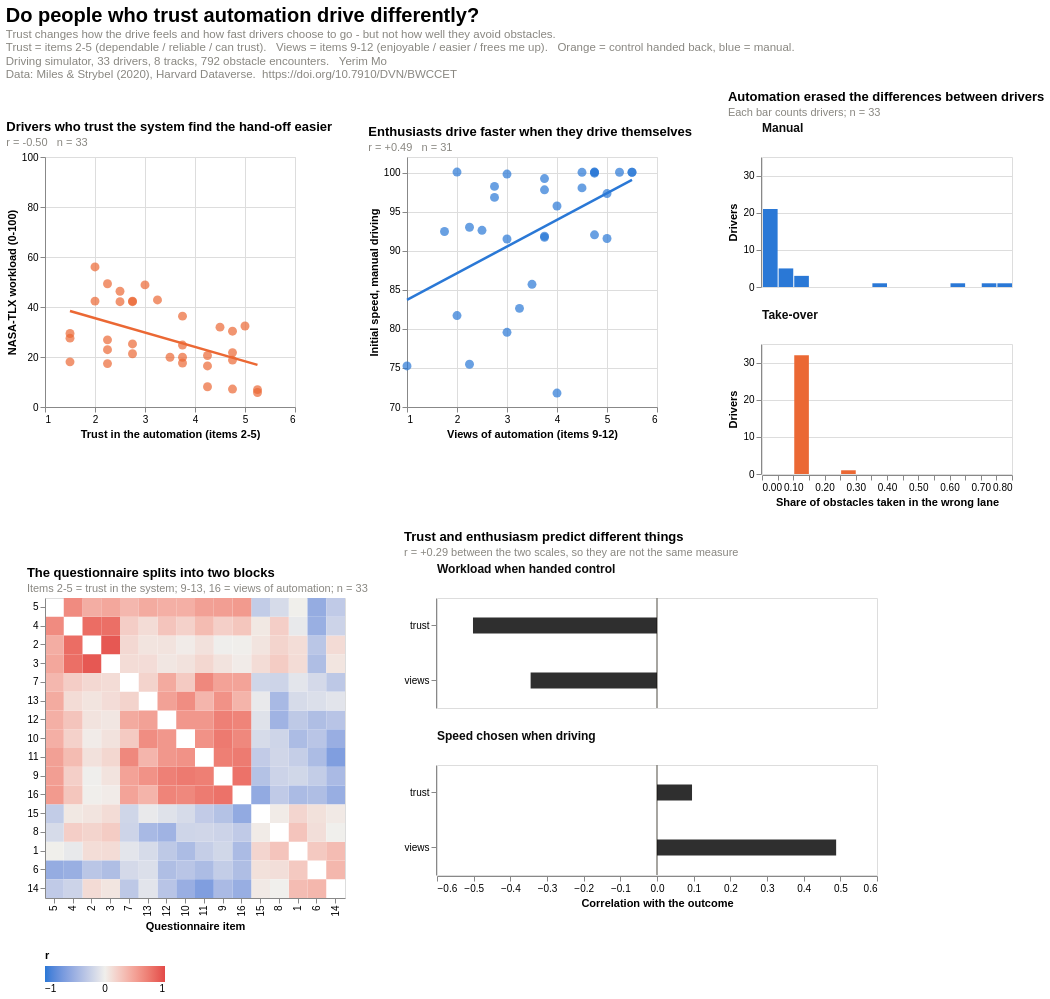

Here is the notebook cell this chart was saved with:
### Code cell
poster = alt.vconcat(
    alt.hconcat(chart1, chart2, chart3, spacing=34),
    alt.hconcat(chart4, chart5, spacing=34),
    spacing=24
).properties(
    title=alt.Title(
        "Do people who trust automation drive differently?",
        subtitle=[
            "Trust changes how the drive feels and how fast drivers choose to go - but not how well they avoid obstacles.",
            "Trust = items 2-5 (dependable / reliable / can trust).   Views = items 9-12 (enjoyable / easier / frees me up).   Orange = control handed back, blue = manual.",
            "Driving simulator, 33 drivers, 8 tracks, 792 obstacle encounters.   Yerim Mo",
            "Data: Miles & Strybel (2020), Harvard Dataverse.  https://doi.org/10.7910/DVN/BWCCET",
        ],
        anchor="start", fontSize=20, subtitleFontSize=11.5,
        subtitleColor=MUTED, offset=10)
).configure_view(
    stroke=None
).configure_axis(
    grid=True, gridColor=GRID, gridWidth=0.8,
    domainColor="#c3c2b7", tickColor="#c3c2b7",
    labelColor="#52514e", titleColor=INK,
    labelFontSize=10.5, titleFontSize=11
).configure_legend(
    labelColor="#52514e", titleColor=INK
).configure_title(
    color=INK
).configure(
    background="#ffffff"
)

poster

### Figure 1 — Vega-Lite specification as saved in the notebook (floating-point values rounded to 4 significant figures; data arrays with more than 128 entries replaced by an {"elided": "..."} marker saying what was removed)
{"config": {"view": {"continuousWidth": 300, "continuousHeight": 300}, "background": "#ffffff"}, "vconcat": [{"hconcat": [{"layer": [{"mark": {"type": "circle", "color": "#eb6834", "opacity": 0.7, "size": 80}, "encoding": {"x": {"field": "trust", "scale": {"domain": [1, 6]}, "title": "Trust in the automation (items 2-5)", "type": "quantitative"}, "y": {"field": "workload", "scale": {"domain": [0, 100]}, "title": "NASA-TLX workload (0-100)", "type": "quantitative"}}}, {"mark": {"type": "line", "color": "#eb6834", "size": 2.5}, "encoding": {"x": {"field": "trust", "scale": {"domain": [1, 6]}, "title": "Trust in the automation (items 2-5)", "type": "quantitative"}, "y": {"field": "workload", "scale": {"domain": [0, 100]}, "title": "NASA-TLX workload (0-100)", "type": "quantitative"}}, "transform": [{"on": "trust", "regression": "workload"}]}], "data": {"name": "data-214c29b0516fd61fff7f3366bf978fc4"}, "height": 250, "title": {"text": "Drivers who trust the system find the hand-off easier", "anchor": "start", "fontSize": 13, "subtitle": "r = -0.50   n = 33", "subtitleColor": "#898781", "subtitleFontSize": 11}, "width": 250}, {"layer": [{"mark": {"type": "circle", "color": "#2a78d6", "opacity": 0.7, "size": 80}, "encoding": {"x": {"field": "views", "scale": {"domain": [1, 6]}, "title": "Views of automation (items 9-12)", "type": "quantitative"}, "y": {"field": "initspeed_manual", "scale": {"domain": [70, 102]}, "title": "Initial speed, manual driving", "type": "quantitative"}}}, {"mark": {"type": "line", "color": "#2a78d6", "size": 2.5}, "encoding": {"x": {"field": "views", "scale": {"domain": [1, 6]}, "title": "Views of automation (items 9-12)", "type": "quantitative"}, "y": {"field": "initspeed_manual", "scale": {"domain": [70, 102]}, "title": "Initial speed, manual driving", "type": "quantitative"}}, "transform": [{"on": "views", "regression": "initspeed_manual"}]}], "data": {"name": "data-63a1c62265e802c298311ca6c63168f6"}, "height": 250, "title": {"text": "Enthusiasts drive faster when they drive themselves", "anchor": "start", "fontSize": 13, "subtitle": "r = +0.49   n = 31", "subtitleColor": "#898781", "subtitleFontSize": 11}, "width": 250}, {"data": {"name": "data-5e6bd67e3d6b5e3033d3145211920012"}, "facet": {"row": {"field": "condition", "header": {"labelAnchor": "start", "labelAngle": 0, "labelColor": "#0b0b0b", "labelFontSize": 12, "labelFontWeight": 600, "labelOrient": "top"}, "sort": ["Manual", "Take-over"], "title": null, "type": "nominal"}}, "spec": {"mark": {"type": "bar"}, "encoding": {"color": {"field": "condition", "legend": null, "scale": {"domain": ["Take-over", "Manual"], "range": ["#eb6834", "#2a78d6"]}, "type": "nominal"}, "x": {"bin": {"extent": [0, 0.8], "step": 0.05}, "field": "rate", "title": "Share of obstacles taken in the wrong lane", "type": "quantitative"}, "y": {"aggregate": "count", "axis": {"format": "d"}, "title": "Drivers", "type": "quantitative"}}, "height": 130, "width": 250}, "title": {"text": "Automation erased the differences between drivers", "anchor": "start", "fontSize": 13, "subtitle": "Each bar counts drivers; n = 33", "subtitleColor": "#898781", "subtitleFontSize": 11}}], "spacing": 34}, {"hconcat": [{"data": {"name": "data-14169835fa003ea37aef86a274ea43f4"}, "mark": {"type": "rect"}, "encoding": {"color": {"field": "r", "legend": {"direction": "horizontal", "gradientLength": 120, "orient": "bottom", "title": "r"}, "scale": {"domain": [-1, 0, 1], "interpolate": "lab", "range": ["#2a78d6", "#f0efec", "#e34948"]}, "type": "quantitative"}, "x": {"field": "item_x", "sort": ["5", "4", "2", "3", "7", "13", "12", "10", "11", "9", "16", "15", "8", "1", "6", "14"], "title": "Questionnaire item", "type": "ordinal"}, "y": {"field": "item_y", "sort": ["5", "4", "2", "3", "7", "13", "12", "10", "11", "9", "16", "15", "8", "1", "6", "14"], "title": null, "type": "ordinal"}}, "height": 300, "title": {"text": "The questionnaire splits into two blocks", "anchor": "start", "fontSize": 13, "subtitle": "Items 2-5 = trust in the system; 9-13, 16 = views of automation; n = 33", "subtitleColor": "#898781", "subtitleFontSize": 11}, "width": 300}, {"data": {"name": "data-03e8ee2d330b635420036b2d216963c4"}, "facet": {"row": {"field": "outcome", "header": {"labelAnchor": "start", "labelAngle": 0, "labelColor": "#0b0b0b", "labelFontSize": 12, "labelFontWeight": 600, "labelOrient": "top"}, "sort": ["Workload when handed control", "Speed chosen when driving"], "title": null, "type": "nominal"}}, "spec": {"layer": [{"mark": {"type": "rule", "color": "#898781", "size": 1}, "encoding": {"x": {"datum": 0}}}, {"mark": {"type": "bar", "color": "#0b0b0b", "height": 16, "opacity": 0.85}, "encoding": {"x": {"field": "r", "scale": {"domain": [-0.6, 0.6]}, "title": "Correlation with the outcome", "type": "quantitative"}, "y": {"field": "predictor", "sort": ["trust", "views"], "title": null, "type": "nominal"}}}], "height": 110, "width": 440}, "title": {"text": "Trust and enthusiasm predict different things", "anchor": "start", "fontSize": 13, "subtitle": "r = +0.29 between the two scales, so they are not the same measure", "subtitleColor": "#898781", "subtitleFontSize": 11}}], "spacing": 34}], "spacing": 24, "title": {"text": "Do people who trust automation drive differently?", "anchor": "start", "fontSize": 20, "offset": 10, "subtitle": ["Trust changes how the drive feels and how fast drivers choose to go - but not how well they avoid obstacles.", "Trust = items 2-5 (dependable / reliable / can trust).   Views = items 9-12 (enjoyable / easier / frees me up).   Orange = control handed back, blue = manual.", "Driving simulator, 33 drivers, 8 tracks, 792 obstacle encounters.   Yerim Mo", "Data: Miles & Strybel (2020), Harvard Dataverse.  https://doi.org/10.7910/DVN/BWCCET"], "subtitleColor": "#898781", "subtitleFontSize": 11.5}, "$schema": "https://vega.github.io/schema/vega-lite/v6.1.0.json", "datasets": {"data-214c29b0516fd61fff7f3366bf978fc4": [{"subject": 1, "trust": 5.0, "condition": "Take-over", "workload": 32.41}, {"subject": 2, "trust": 2.0, "condition": "Take-over", "workload": 42.36}, {"subject": 3, "trust": 3.75, "condition": "Take-over", "workload": 19.91}, {"subject": 4, "trust": 2.25, "condition": "Take-over", "workload": 22.92}, {"subject": 5, "trust": 3.25, "condition": "Take-over", "workload": 42.82}, {"subject": 6, "trust": 2.25, "condition": "Take-over", "workload": 17.36}, {"subject": 7, "trust": 2.25, "condition": "Take-over", "workload": 26.85}, {"subject": 8, "trust": 4.5, "condition": "Take-over", "workload": 31.94}, {"subject": 10, "trust": 2.25, "condition": "Take-over", "workload": 49.31}, {"subject": 11, "trust": 3.75, "condition": "Take-over", "workload": 17.59}, {"subject": 12, "trust": 4.25, "condition": "Take-over", "workload": 20.6}, {"subject": 13, "trust": 1.5, "condition": "Take-over", "workload": 18.06}, {"subject": 14, "trust": 4.75, "condition": "Take-over", "workload": 21.76}, {"subject": 15, "trust": 3.0, "condition": "Take-over", "workload": 48.84}, {"subject": 17, "trust": 4.75, "condition": "Take-over", "workload": 18.75}, {"subject": 19, "trust": 4.25, "condition": "Take-over", "workload": 8.102}, {"subject": 20, "trust": 3.75, "condition": "Take-over", "workload": 24.77}, {"subject": 21, "trust": 3.5, "condition": "Take-over", "workload": 19.91}, {"subject": 22, "trust": 2.0, "condition": "Take-over", "workload": 56.02}, {"subject": 23, "trust": 2.5, "condition": "Take-over", "workload": 42.13}, {"subject": 24, "trust": 2.5, "condition": "Take-over", "workload": 46.3}, {"subject": 25, "trust": 2.75, "condition": "Take-over", "workload": 25.23}, {"subject": 26, "trust": 2.75, "condition": "Take-over", "workload": 42.36}, {"subject": 28, "trust": 4.75, "condition": "Take-over", "workload": 7.176}, {"subject": 29, "trust": 1.5, "condition": "Take-over", "workload": 27.55}, {"subject": 30, "trust": 5.25, "condition": "Take-over", "workload": 6.944}, {"subject": 31, "trust": 4.25, "condition": "Take-over", "workload": 16.44}, {"subject": 32, "trust": 3.75, "condition": "Take-over", "workload": 36.34}, {"subject": 33, "trust": 1.5, "condition": "Take-over", "workload": 29.4}, {"subject": 34, "trust": 2.75, "condition": "Take-over", "workload": 42.13}, {"subject": 35, "trust": 5.25, "condition": "Take-over", "workload": 5.787}, {"subject": 36, "trust": 2.75, "condition": "Take-over", "workload": 21.3}, {"subject": 37, "trust": 4.75, "condition": "Take-over", "workload": 30.32}], "data-63a1c62265e802c298311ca6c63168f6": [{"subject": 1, "trust": 5.0, "views": 5.0, "tlx_manual": 52.55, "tlx_auto": 32.41, "initspeed_manual": 91.57, "initspeed_takeover": 73.48, "wronglane_manual": 0.0, "wronglane_takeover": 0.125}, {"subject": 2, "trust": 2.0, "views": 3.0, "tlx_manual": 60.19, "tlx_auto": 42.36, "initspeed_manual": 79.56, "initspeed_takeover": 73.55, "wronglane_manual": 0.625, "wronglane_takeover": 0.125}, {"subject": 3, "trust": 3.75, "views": 4.75, "tlx_manual": 17.13, "tlx_auto": 19.91, "initspeed_manual": 99.93, "initspeed_takeover": 79.62, "wronglane_manual": 0.125, "wronglane_takeover": 0.125}, {"subject": 4, "trust": 2.25, "views": 4.75, "tlx_manual": 23.84, "tlx_auto": 22.92, "initspeed_manual": 92.04, "initspeed_takeover": 75.69, "wronglane_manual": 0.0, "wronglane_takeover": 0.125}, {"subject": 5, "trust": 3.25, "views": 2.0, "tlx_manual": 28.24, "tlx_auto": 42.82, "initspeed_manual": 81.7, "initspeed_takeover": 73.99, "wronglane_manual": 0.1176, "wronglane_takeover": 0.125}, {"subject": 6, "trust": 2.25, "views": 4.75, "tlx_manual": 15.05, "tlx_auto": 17.36, "initspeed_manual": 100.1, "initspeed_takeover": 77.56, "wronglane_manual": 0.7333, "wronglane_takeover": 0.125}, {"subject": 7, "trust": 2.25, "views": 3.75, "tlx_manual": 19.21, "tlx_auto": 26.85, "initspeed_manual": 97.8, "initspeed_takeover": 73.68, "wronglane_manual": 0.125, "wronglane_takeover": 0.125}, {"subject": 8, "trust": 4.5, "views": 2.75, "tlx_manual": 40.97, "tlx_auto": 31.94, "initspeed_manual": 98.24, "initspeed_takeover": 75.75, "wronglane_manual": 0.0625, "wronglane_takeover": 0.125}, {"subject": 10, "trust": 2.25, "views": 2.25, "tlx_manual": 32.18, "tlx_auto": 49.31, "initspeed_manual": 93.01, "initspeed_takeover": 75.19, "wronglane_manual": 0.0, "wronglane_takeover": 0.125}, {"subject": 11, "trust": 3.75, "views": 5.0, "tlx_manual": 13.66, "tlx_auto": 17.59, "initspeed_manual": 97.32, "initspeed_takeover": 72.97, "wronglane_manual": 0.0, "wronglane_takeover": 0.125}, {"subject": 12, "trust": 4.25, "views": 4.75, "tlx_manual": 38.89, "tlx_auto": 20.6, "initspeed_manual": 100.1, "initspeed_takeover": 81.5, "wronglane_manual": 0.0625, "wronglane_takeover": 0.125}, {"subject": 13, "trust": 1.5, "views": 1.75, "tlx_manual": 13.19, "tlx_auto": 18.06, "initspeed_manual": 92.46, "initspeed_takeover": 73.02, "wronglane_manual": 0.75, "wronglane_takeover": 0.125}, {"subject": 15, "trust": 3.0, "views": 3.5, "tlx_manual": 45.37, "tlx_auto": 48.84, "initspeed_manual": 85.7, "initspeed_takeover": 77.16, "wronglane_manual": 0.0, "wronglane_takeover": 0.125}, {"subject": 17, "trust": 4.75, "views": 4.0, "tlx_manual": 19.44, "tlx_auto": 18.75, "initspeed_manual": 95.73, "initspeed_takeover": 78.87, "wronglane_manual": 0.0, "wronglane_takeover": 0.125}, {"subject": 19, "trust": 4.25, "views": 2.75, "tlx_manual": 6.944, "tlx_auto": 8.102, "initspeed_manual": 96.83, "initspeed_takeover": 81.44, "wronglane_manual": 0.375, "wronglane_takeover": 0.125}, {"subject": 20, "trust": 3.75, "views": 4.0, "tlx_manual": 29.63, "tlx_auto": 24.77, "initspeed_manual": 71.78, "initspeed_takeover": 71.55, "wronglane_manual": 0.0, "wronglane_takeover": 0.125}, {"subject": 21, "trust": 3.5, "views": 3.0, "tlx_manual": 27.08, "tlx_auto": 19.91, "initspeed_manual": 99.82, "initspeed_takeover": 73.08, "wronglane_manual": 0.0625, "wronglane_takeover": 0.125}, {"subject": 22, "trust": 2.0, "views": 3.75, "tlx_manual": 59.03, "tlx_auto": 56.02, "initspeed_manual": 99.24, "initspeed_takeover": 78.58, "wronglane_manual": 0.0625, "wronglane_takeover": 0.125}, {"subject": 23, "trust": 2.5, "views": 1.0, "tlx_manual": 21.76, "tlx_auto": 42.13, "initspeed_manual": 75.26, "initspeed_takeover": 74.6, "wronglane_manual": 0.0, "wronglane_takeover": 0.125}, {"subject": 24, "trust": 2.5, "views": 3.75, "tlx_manual": 56.94, "tlx_auto": 46.3, "initspeed_manual": 91.87, "initspeed_takeover": 74.36, "wronglane_manual": 0.0, "wronglane_takeover": 0.125}, {"subject": 25, "trust": 2.75, "views": 4.5, "tlx_manual": 21.06, "tlx_auto": 25.23, "initspeed_manual": 100.0, "initspeed_takeover": 77.03, "wronglane_manual": 0.0625, "wronglane_takeover": 0.125}, {"subject": 26, "trust": 2.75, "views": 3.75, "tlx_manual": 63.43, "tlx_auto": 42.36, "initspeed_manual": 91.71, "initspeed_takeover": 74.11, "wronglane_manual": 0.0, "wronglane_takeover": 0.125}, {"subject": 28, "trust": 4.75, "views": 4.5, "tlx_manual": 51.85, "tlx_auto": 7.176, "initspeed_manual": 98.05, "initspeed_takeover": 73.96, "wronglane_manual": 0.0, "wronglane_takeover": 0.125}, {"subject": 29, "trust": 1.5, "views": 2.5, "tlx_manual": 90.74, "tlx_auto": 27.55, "initspeed_manual": 92.62, "initspeed_takeover": 74.43, "wronglane_manual": 0.0, "wronglane_takeover": 0.125}, {"subject": 30, "trust": 5.25, "views": 3.0, "tlx_manual": 8.102, "tlx_auto": 6.944, "initspeed_manual": 91.5, "initspeed_takeover": 76.06, "wronglane_manual": 0.0, "wronglane_takeover": 0.125}, {"subject": 31, "trust": 4.25, "views": 5.5, "tlx_manual": 16.2, "tlx_auto": 16.44, "initspeed_manual": 100.0, "initspeed_takeover": 75.96, "wronglane_manual": 0.0, "wronglane_takeover": 0.25}, {"subject": 32, "trust": 3.75, "views": 2.25, "tlx_manual": 24.31, "tlx_auto": 36.34, "initspeed_manual": 75.47, "initspeed_takeover": 74.23, "wronglane_manual": 0.0, "wronglane_takeover": 0.125}, {"subject": 33, "trust": 1.5, "views": 5.5, "tlx_manual": 39.58, "tlx_auto": 29.4, "initspeed_manual": 100.0, "initspeed_takeover": 77.73, "wronglane_manual": 0.0, "wronglane_takeover": 0.125}, {"subject": 34, "trust": 2.75, "views": 3.25, "tlx_manual": 55.09, "tlx_auto": 42.13, "initspeed_manual": 82.63, "initspeed_takeover": 73.66, "wronglane_manual": 0.0, "wronglane_takeover": 0.125}, {"subject": 35, "trust": 5.25, "views": 5.25, "tlx_manual": 6.481, "tlx_auto": 5.787, "initspeed_manual": 100.0, "initspeed_takeover": 87.78, "wronglane_manual": 0.0, "wronglane_takeover": 0.125}, {"subject": 36, "trust": 2.75, "views": 2.0, "tlx_manual": 19.21, "tlx_auto": 21.3, "initspeed_manual": 100.1, "initspeed_takeover": 74.27, "wronglane_manual": 0.0, "wronglane_takeover": 0.125}], "data-5e6bd67e3d6b5e3033d3145211920012": [{"subject": 1, "condition": "Manual", "rate": 0.0}, {"subject": 2, "condition": "Manual", "rate": 0.625}, {"subject": 3, "condition": "Manual", "rate": 0.125}, {"subject": 4, "condition": "Manual", "rate": 0.0}, {"subject": 5, "condition": "Manual", "rate": 0.1176}, {"subject": 6, "condition": "Manual", "rate": 0.7333}, {"subject": 7, "condition": "Manual", "rate": 0.125}, {"subject": 8, "condition": "Manual", "rate": 0.0625}, {"subject": 10, "condition": "Manual", "rate": 0.0}, {"subject": 11, "condition": "Manual", "rate": 0.0}, {"subject": 12, "condition": "Manual", "rate": 0.0625}, {"subject": 13, "condition": "Manual", "rate": 0.75}, {"subject": 14, "condition": "Manual", "rate": 0.0}, {"subject": 15, "condition": "Manual", "rate": 0.0}, {"subject": 17, "condition": "Manual", "rate": 0.0}, {"subject": 19, "condition": "Manual", "rate": 0.375}, {"subject": 20, "condition": "Manual", "rate": 0.0}, {"subject": 21, "condition": "Manual", "rate": 0.0625}, {"subject": 22, "condition": "Manual", "rate": 0.0625}, {"subject": 23, "condition": "Manual", "rate": 0.0}, {"subject": 24, "condition": "Manual", "rate": 0.0}, {"subject": 25, "condition": "Manual", "rate": 0.0625}, {"subject": 26, "condition": "Manual", "rate": 0.0}, {"subject": 28, "condition": "Manual", "rate": 0.0}, {"subject": 29, "condition": "Manual", "rate": 0.0}, {"subject": 30, "condition": "Manual", "rate": 0.0}, {"subject": 31, "condition": "Manual", "rate": 0.0}, {"subject": 32, "condition": "Manual", "rate": 0.0}, {"subject": 33, "condition": "Manual", "rate": 0.0}, {"subject": 34, "condition": "Manual", "rate": 0.0}, {"subject": 35, "condition": "Manual", "rate": 0.0}, {"subject": 36, "condition": "Manual", "rate": 0.0}, {"subject": 37, "condition": "Manual", "rate": 0.0}, {"subject": 1, "condition": "Take-over", "rate": 0.125}, {"subject": 2, "condition": "Take-over", "rate": 0.125}, {"subject": 3, "condition": "Take-over", "rate": 0.125}, {"subject": 4, "condition": "Take-over", "rate": 0.125}, {"subject": 5, "condition": "Take-over", "rate": 0.125}, {"subject": 6, "condition": "Take-over", "rate": 0.125}, {"subject": 7, "condition": "Take-over", "rate": 0.125}, {"subject": 8, "condition": "Take-over", "rate": 0.125}, {"subject": 10, "condition": "Take-over", "rate": 0.125}, {"subject": 11, "condition": "Take-over", "rate": 0.125}, {"subject": 12, "condition": "Take-over", "rate": 0.125}, {"subject": 13, "condition": "Take-over", "rate": 0.125}, {"subject": 14, "condition": "Take-over", "rate": 0.125}, {"subject": 15, "condition": "Take-over", "rate": 0.125}, {"subject": 17, "condition": "Take-over", "rate": 0.125}, {"subject": 19, "condition": "Take-over", "rate": 0.125}, {"subject": 20, "condition": "Take-over", "rate": 0.125}, {"subject": 21, "condition": "Take-over", "rate": 0.125}, {"subject": 22, "condition": "Take-over", "rate": 0.125}, {"subject": 23, "condition": "Take-over", "rate": 0.125}, {"subject": 24, "condition": "Take-over", "rate": 0.125}, {"subject": 25, "condition": "Take-over", "rate": 0.125}, {"subject": 26, "condition": "Take-over", "rate": 0.125}, {"subject": 28, "condition": "Take-over", "rate": 0.125}, {"subject": 29, "condition": "Take-over", "rate": 0.125}, {"subject": 30, "condition": "Take-over", "rate": 0.125}, {"subject": 31, "condition": "Take-over", "rate": 0.25}, {"subject": 32, "condition": "Take-over", "rate": 0.125}, {"subject": 33, "condition": "Take-over", "rate": 0.125}, {"subject": 34, "condition": "Take-over", "rate": 0.125}, {"subject": 35, "condition": "Take-over", "rate": 0.125}, {"subject": 36, "condition": "Take-over", "rate": 0.125}, {"subject": 37, "condition": "Take-over", "rate": 0.125}], "data-14169835fa003ea37aef86a274ea43f4": {"elided": "240 records"}, "data-03e8ee2d330b635420036b2d216963c4": [{"predictor": "trust", "outcome": "Workload when handed control", "r": -0.5019, "n": 33}, {"predictor": "trust", "outcome": "Speed chosen when driving", "r": 0.09552, "n": 33}, {"predictor": "views", "outcome": "Workload when handed control", "r": -0.3447, "n": 31}, {"predictor": "views", "outcome": "Speed chosen when driving", "r": 0.4886, "n": 31}]}}
